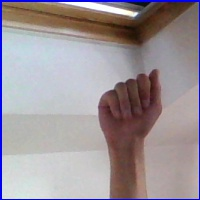
#> input picture asl_alphabet/asl_alphabet_train/asl_alphabet_train/A/A1595.jpg, 200 x 200 px; its folder holds 3 pictures in this run
$ jupyter execute --allow-errors 'Code2( Bag of visual words) - ASL Alphabet.ipynb'
#> lines starting #> are read from the running program, lines starting #| are printed output that depends on the picture
[cell 1]
import numpy as np
import matplotlib.pyplot as plt
import cv2
import os
from skimage.feature import canny
from sklearn.preprocessing import LabelEncoder

[cell 2]
# EDGE BASED SEGMENTATION
def preprocess1(image):
  # resizing
  image = cv2.resize(image,(96,96))
  # gray scaling
  image = cv2.cvtColor(image, cv2.COLOR_BGR2GRAY)
# [10 lines of commented-out code are left out]
  return image

[cell 3]
rootdir = 'asl_alphabet/asl_alphabet_train/asl_alphabet_train'
images = []
labels = []

for folder in os.listdir(rootdir):
    classes = os.path.join(rootdir,folder)
    label = folder
    for file in os.listdir(classes):
        img = os.path.join(classes, file)
        image = cv2.imread(img)
#> image is the input picture: shape (200, 200, 3); mean B, G, R 153.1, 148.1, 157.3
        image = preprocess1(image)
#> in preprocess1, `image = cv2.resize(image,(96,96))`:
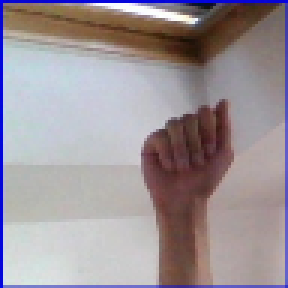
#> image: shape (96, 96, 3) (shown 3 times larger); mean of channels 0, 1, 2 152.9, 147.9, 157.2; drawn as B, G, R
#> in preprocess1, `image = cv2.cvtColor(image, cv2.COLOR_BGR2GRAY)`:
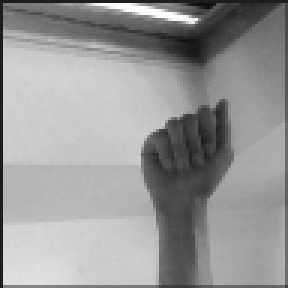
#> image: shape (96, 96) (shown 3 times larger); min 15, max 254, mean 151.3
        images.append(image)
        labels.append(label)
#> pass 2 of the loop `for folder in os.listdir(rootdir):`:
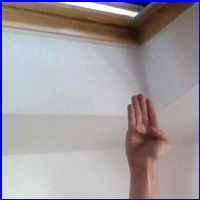
#> input picture asl_alphabet/asl_alphabet_train/asl_alphabet_train/B/B1451.jpg, 200 x 200 px
#> image is the input picture: shape (200, 200, 3); mean B, G, R 160.8, 156, 162.6
#> in preprocess1 (call 4), `image = cv2.resize(image,(96,96))`:
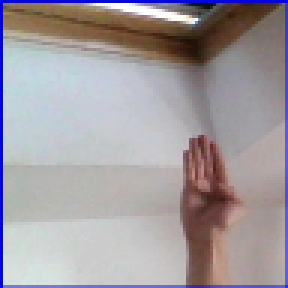
#> image: shape (96, 96, 3) (shown 3 times larger); mean of channels 0, 1, 2 160.7, 155.8, 162.5; drawn as B, G, R
#> in preprocess1 (call 4), `image = cv2.cvtColor(image, cv2.COLOR_BGR2GRAY)`:
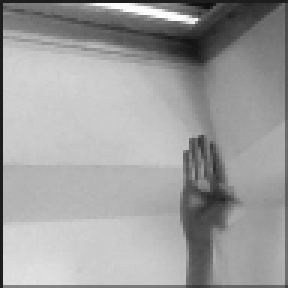
#> image: shape (96, 96) (shown 3 times larger); min 15, max 254, mean 158.4

encoder = LabelEncoder()
labels = encoder.fit_transform(labels)

[cell 4]
X = np.array(images)
y = np.array(labels)

[cell 5]
from sklearn.model_selection import train_test_split
# Split the dataset into training and testing sets
X_train, X_test, y_train, y_test = train_test_split(X, y, test_size=0.3, random_state=42)

[cell 6]
import cv2
import numpy as np
from sklearn.cluster import KMeans
from sklearn.svm import LinearSVC
from sklearn.metrics import accuracy_score
from sklearn.metrics import classification_report


# Step 1: Feature Extraction
def extract_features(image):
    sift = cv2.SIFT_create()
    keypoints, descriptors = sift.detectAndCompute(image, None)
#> keypoints = 20 keypoints; strongest (x, y, size): (63, 7, 2.5), (62, 54, 19), (63, 16, 9.6), (46, 33, 17.5)
    # Check if descriptors is not None and has at least one row
    if descriptors is not None and descriptors.shape[0] > 0:
        return descriptors
    else:
        return np.zeros((1, 128), dtype=np.float32) # Return empty array of shape (0, 128)

# Step 2: Feature Clustering
def learn_visual_words(train_images, num_words):
    # Concatenate features from all images
    descriptors = np.concatenate([extract_features(img) for img in train_images])
#> in extract_features (call 2), `keypoints, descriptors = sift.detectAndCompute(image, None)`: keypoints = 21 keypoints; strongest (x, y, size): (63, 7, 2.5), (58, 5, 2.8), (43, 42, 25.9), (18, 24, 16.7)
#> in extract_features (call 2), `keypoints, descriptors = sift.detectAndCompute(image, None)`:
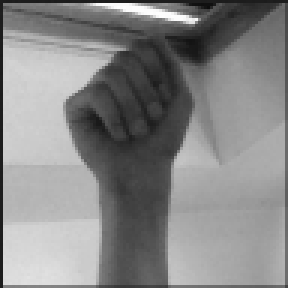
#> image: shape (96, 96) (shown 3 times larger); min 13, max 254, mean 135
    # Cluster features into visual words
    kmeans = KMeans(n_clusters=num_words, random_state=0).fit(descriptors.astype(np.float32))
    return kmeans

# Step 3: Feature Quantization
def quantize_features(features, kmeans):
    visual_words = kmeans.predict(features)
    return visual_words.astype(np.int32)

# Step 4: Histogram Creation
# [18 lines left out: functions create_histogram, train_classifier, test_classifier, not called in this run]

# Load train and test images
train_images = X_train
train_labels = y_train

test_images = X_test
test_labels = y_test

# Learn visual words
num_words = 200
#> (the rest of this cell did not finish here and is left out)

#> (a cell that did not finish here is left out)

#> in extract_features (call 3), `keypoints, descriptors = sift.detectAndCompute(image, None)`: keypoints = 20 keypoints; strongest (x, y, size): (63, 7, 2.5), (62, 54, 19), (63, 16, 9.6), (46, 33, 17.5)
test_histograms = np.array([create_histogram(quantize_features(extract_features(img), kmeans), num_words) for img in test_images])

# Train and test SVM classifier
svm = train_classifier(train_histograms, train_labels)
accuracy = test_classifier(svm, test_histograms, test_labels)

print("Accuracy: %.2f%%" % (accuracy * 100))

[cell 8]
# with 100 words
# accuracy with log transformation - 55%
# accuracy w/o = 59.08%

# with 200 words
# accuracy w/o = 75.25%

# with 300 words
# accuracy w/o = 82.35%

# with 500 words
# accuracy w/o = 89.23%

# with 700 words
# accuracy w/o = 92.69%

# with 1000 words
# accuracy w/o = 94.77%

[cell 9]
import cv2
import numpy as np
from sklearn.cluster import KMeans
from sklearn.svm import LinearSVC
from sklearn.metrics import accuracy_score
from sklearn.metrics import classification_report


# Step 1: Feature Extraction
def extract_features(image):
    sift = cv2.SIFT_create()
    keypoints, descriptors = sift.detectAndCompute(image, None)
    # Check if descriptors is not None and has at least one row
    if descriptors is not None and descriptors.shape[0] > 0:
        return descriptors
    else:
        return np.zeros((1, 128), dtype=np.float32) # Return empty array of shape (0, 128)

# Step 2: Feature Clustering
def learn_visual_words(train_images, num_words):
    # Concatenate features from all images
    descriptors = np.concatenate([extract_features(img) for img in train_images])
#> in extract_features (call 2), `keypoints, descriptors = sift.detectAndCompute(image, None)`: keypoints = 21 keypoints; strongest (x, y, size): (63, 7, 2.5), (58, 5, 2.8), (43, 42, 25.9), (18, 24, 16.7)
    # Cluster features into visual words
    kmeans = KMeans(n_clusters=num_words, random_state=0).fit(descriptors.astype(np.float32))
    return kmeans

# Step 3: Feature Quantization
def quantize_features(features, kmeans):
    visual_words = kmeans.predict(features)
    return visual_words.astype(np.int32)

# Step 4: Histogram Creation
# [18 lines left out: functions create_histogram, train_classifier, test_classifier, not called in this run]

# Load train and test images
train_images = X_train
train_labels = y_train

test_images = X_test
test_labels = y_test

# Learn visual words
num_words = 300
#> (the rest of this cell did not finish here and is left out)

#> (a cell that did not finish here is left out)

#> in extract_features (call 3), `keypoints, descriptors = sift.detectAndCompute(image, None)`: keypoints = 20 keypoints; strongest (x, y, size): (63, 7, 2.5), (62, 54, 19), (63, 16, 9.6), (46, 33, 17.5)
test_histograms = np.array([create_histogram(quantize_features(extract_features(img), kmeans), num_words) for img in test_images])

# Train and test SVM classifier
svm = train_classifier(train_histograms, train_labels)
accuracy = test_classifier(svm, test_histograms, test_labels)

print("Accuracy: %.2f%%" % (accuracy * 100))

[cell 11]
import cv2
import numpy as np
from sklearn.cluster import KMeans
from sklearn.svm import LinearSVC
from sklearn.metrics import accuracy_score
from sklearn.metrics import classification_report


# Step 1: Feature Extraction
def extract_features(image):
    sift = cv2.SIFT_create()
    keypoints, descriptors = sift.detectAndCompute(image, None)
    # Check if descriptors is not None and has at least one row
    if descriptors is not None and descriptors.shape[0] > 0:
        return descriptors
    else:
        return np.zeros((1, 128), dtype=np.float32) # Return empty array of shape (0, 128)

# Step 2: Feature Clustering
def learn_visual_words(train_images, num_words):
    # Concatenate features from all images
    descriptors = np.concatenate([extract_features(img) for img in train_images])
#> in extract_features (call 2), `keypoints, descriptors = sift.detectAndCompute(image, None)`: keypoints = 21 keypoints; strongest (x, y, size): (63, 7, 2.5), (58, 5, 2.8), (43, 42, 25.9), (18, 24, 16.7)
    # Cluster features into visual words
    kmeans = KMeans(n_clusters=num_words, random_state=0).fit(descriptors.astype(np.float32))
    return kmeans

# Step 3: Feature Quantization
def quantize_features(features, kmeans):
    visual_words = kmeans.predict(features)
    return visual_words.astype(np.int32)

# Step 4: Histogram Creation
# [18 lines left out: functions create_histogram, train_classifier, test_classifier, not called in this run]

# Load train and test images
train_images = X_train
train_labels = y_train

test_images = X_test
test_labels = y_test

# Learn visual words
num_words = 500
#> (the rest of this cell did not finish here and is left out)

#> (a cell that did not finish here is left out)

#> in extract_features (call 3), `keypoints, descriptors = sift.detectAndCompute(image, None)`: keypoints = 20 keypoints; strongest (x, y, size): (63, 7, 2.5), (62, 54, 19), (63, 16, 9.6), (46, 33, 17.5)
test_histograms = np.array([create_histogram(quantize_features(extract_features(img), kmeans), num_words) for img in test_images])

# Train and test SVM classifier
svm = train_classifier(train_histograms, train_labels)
accuracy = test_classifier(svm, test_histograms, test_labels)

print("Accuracy: %.2f%%" % (accuracy * 100))

[cell 13]
import cv2
import numpy as np
from sklearn.cluster import KMeans
from sklearn.svm import LinearSVC
from sklearn.metrics import accuracy_score
from sklearn.metrics import classification_report


# Step 1: Feature Extraction
def extract_features(image):
    sift = cv2.SIFT_create()
    keypoints, descriptors = sift.detectAndCompute(image, None)
    # Check if descriptors is not None and has at least one row
    if descriptors is not None and descriptors.shape[0] > 0:
        return descriptors
    else:
        return np.zeros((1, 128), dtype=np.float32) # Return empty array of shape (0, 128)

# Step 2: Feature Clustering
def learn_visual_words(train_images, num_words):
    # Concatenate features from all images
    descriptors = np.concatenate([extract_features(img) for img in train_images])
#> in extract_features (call 2), `keypoints, descriptors = sift.detectAndCompute(image, None)`: keypoints = 21 keypoints; strongest (x, y, size): (63, 7, 2.5), (58, 5, 2.8), (43, 42, 25.9), (18, 24, 16.7)
    # Cluster features into visual words
    kmeans = KMeans(n_clusters=num_words, random_state=0).fit(descriptors.astype(np.float32))
    return kmeans

# Step 3: Feature Quantization
def quantize_features(features, kmeans):
    visual_words = kmeans.predict(features)
    return visual_words.astype(np.int32)

# Step 4: Histogram Creation
# [18 lines left out: functions create_histogram, train_classifier, test_classifier, not called in this run]

# Load train and test images
train_images = X_train
train_labels = y_train

test_images = X_test
test_labels = y_test

# Learn visual words
num_words = 700
#> (the rest of this cell did not finish here and is left out)

#> (a cell that did not finish here is left out)

#> in extract_features (call 3), `keypoints, descriptors = sift.detectAndCompute(image, None)`: keypoints = 20 keypoints; strongest (x, y, size): (63, 7, 2.5), (62, 54, 19), (63, 16, 9.6), (46, 33, 17.5)
test_histograms = np.array([create_histogram(quantize_features(extract_features(img), kmeans), num_words) for img in test_images])

# Train and test SVM classifier
svm = train_classifier(train_histograms, train_labels)
accuracy = test_classifier(svm, test_histograms, test_labels)

print("Accuracy: %.2f%%" % (accuracy * 100))

[cell 15]
import cv2
import numpy as np
from sklearn.cluster import KMeans
from sklearn.svm import LinearSVC
from sklearn.metrics import accuracy_score
from sklearn.metrics import classification_report


# Step 1: Feature Extraction
def extract_features(image):
    sift = cv2.SIFT_create()
    keypoints, descriptors = sift.detectAndCompute(image, None)
    # Check if descriptors is not None and has at least one row
    if descriptors is not None and descriptors.shape[0] > 0:
        return descriptors
    else:
        return np.zeros((1, 128), dtype=np.float32) # Return empty array of shape (0, 128)

# Step 2: Feature Clustering
def learn_visual_words(train_images, num_words):
    # Concatenate features from all images
    descriptors = np.concatenate([extract_features(img) for img in train_images])
#> in extract_features (call 2), `keypoints, descriptors = sift.detectAndCompute(image, None)`: keypoints = 21 keypoints; strongest (x, y, size): (63, 7, 2.5), (58, 5, 2.8), (43, 42, 25.9), (18, 24, 16.7)
    # Cluster features into visual words
    kmeans = KMeans(n_clusters=num_words, random_state=0).fit(descriptors.astype(np.float32))
    return kmeans

# Step 3: Feature Quantization
def quantize_features(features, kmeans):
    visual_words = kmeans.predict(features)
    return visual_words.astype(np.int32)

# Step 4: Histogram Creation
# [18 lines left out: functions create_histogram, train_classifier, test_classifier, not called in this run]

# Load train and test images
train_images = X_train
train_labels = y_train

test_images = X_test
test_labels = y_test

# Learn visual words
num_words = 1000
#> (the rest of this cell did not finish here and is left out)

#> (a cell that did not finish here is left out)

#> in extract_features (call 3), `keypoints, descriptors = sift.detectAndCompute(image, None)`: keypoints = 20 keypoints; strongest (x, y, size): (63, 7, 2.5), (62, 54, 19), (63, 16, 9.6), (46, 33, 17.5)
test_histograms = np.array([create_histogram(quantize_features(extract_features(img), kmeans), num_words) for img in test_images])

# Train and test SVM classifier
svm = train_classifier(train_histograms, train_labels)
accuracy = test_classifier(svm, test_histograms, test_labels)

print("Accuracy: %.2f%%" % (accuracy * 100))

[cell 17]
import cv2
import numpy as np
from sklearn.cluster import KMeans
from sklearn.svm import LinearSVC
from sklearn.metrics import accuracy_score
from sklearn.metrics import classification_report


# Step 1: Feature Extraction
def extract_features(image):
    sift = cv2.SIFT_create()
    keypoints, descriptors = sift.detectAndCompute(image, None)
    # Check if descriptors is not None and has at least one row
    if descriptors is not None and descriptors.shape[0] > 0:
        return descriptors
    else:
        return np.zeros((1, 128), dtype=np.float32) # Return empty array of shape (0, 128)

# Step 2: Feature Clustering
def learn_visual_words(train_images, num_words):
    # Concatenate features from all images
    descriptors = np.concatenate([extract_features(img) for img in train_images])
#> in extract_features (call 2), `keypoints, descriptors = sift.detectAndCompute(image, None)`: keypoints = 21 keypoints; strongest (x, y, size): (63, 7, 2.5), (58, 5, 2.8), (43, 42, 25.9), (18, 24, 16.7)
    # Cluster features into visual words
    kmeans = KMeans(n_clusters=num_words, random_state=0).fit(descriptors.astype(np.float32))
    return kmeans

# Step 3: Feature Quantization
def quantize_features(features, kmeans):
    visual_words = kmeans.predict(features)
    return visual_words.astype(np.int32)

# Step 4: Histogram Creation
# [18 lines left out: functions create_histogram, train_classifier, test_classifier, not called in this run]

# Load train and test images
train_images = X_train
train_labels = y_train

test_images = X_test
test_labels = y_test

# Learn visual words
num_words = 1200
#> (the rest of this cell did not finish here and is left out)

#> (a cell that did not finish here is left out)

#> in extract_features (call 3), `keypoints, descriptors = sift.detectAndCompute(image, None)`: keypoints = 20 keypoints; strongest (x, y, size): (63, 7, 2.5), (62, 54, 19), (63, 16, 9.6), (46, 33, 17.5)
test_histograms = np.array([create_histogram(quantize_features(extract_features(img), kmeans), num_words) for img in test_images])

# Train and test SVM classifier
svm = train_classifier(train_histograms, train_labels)
accuracy = test_classifier(svm, test_histograms, test_labels)

print("Accuracy: %.2f%%" % (accuracy * 100))

[cell 19]
import cv2
import numpy as np
from sklearn.cluster import KMeans
from sklearn.svm import LinearSVC
from sklearn.metrics import accuracy_score
from sklearn.metrics import classification_report


# Step 1: Feature Extraction
def extract_features(image):
    sift = cv2.SIFT_create()
    keypoints, descriptors = sift.detectAndCompute(image, None)
    # Check if descriptors is not None and has at least one row
    if descriptors is not None and descriptors.shape[0] > 0:
        return descriptors
    else:
        return np.zeros((1, 128), dtype=np.float32) # Return empty array of shape (0, 128)

# Step 2: Feature Clustering
def learn_visual_words(train_images, num_words):
    # Concatenate features from all images
    descriptors = np.concatenate([extract_features(img) for img in train_images])
#> in extract_features (call 2), `keypoints, descriptors = sift.detectAndCompute(image, None)`: keypoints = 21 keypoints; strongest (x, y, size): (63, 7, 2.5), (58, 5, 2.8), (43, 42, 25.9), (18, 24, 16.7)
    # Cluster features into visual words
    kmeans = KMeans(n_clusters=num_words, random_state=0).fit(descriptors.astype(np.float32))
    return kmeans

# Step 3: Feature Quantization
def quantize_features(features, kmeans):
    visual_words = kmeans.predict(features)
    return visual_words.astype(np.int32)

# Step 4: Histogram Creation
# [18 lines left out: functions create_histogram, train_classifier, test_classifier, not called in this run]

# Load train and test images
train_images = X_train
train_labels = y_train

test_images = X_test
test_labels = y_test

# Learn visual words
num_words = 1400
#> (the rest of this cell did not finish here and is left out)
